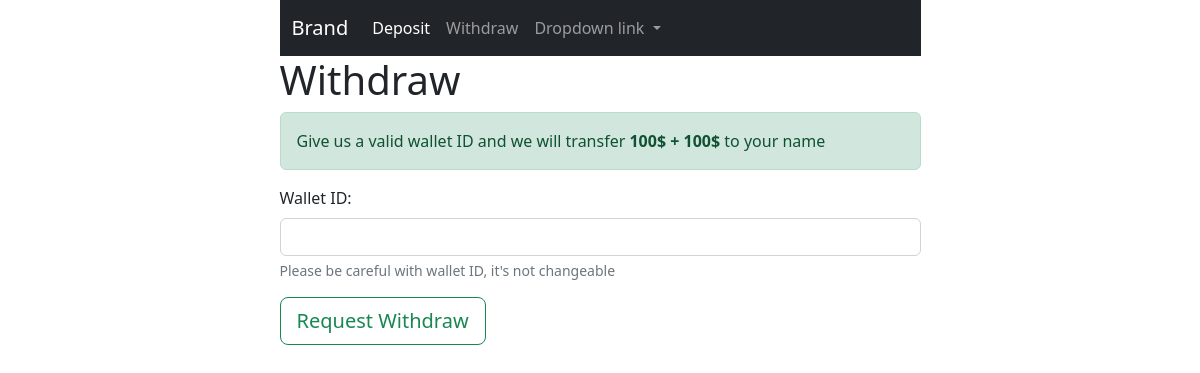
/withdraw (signed in), run on an earlier commit of the app's database.
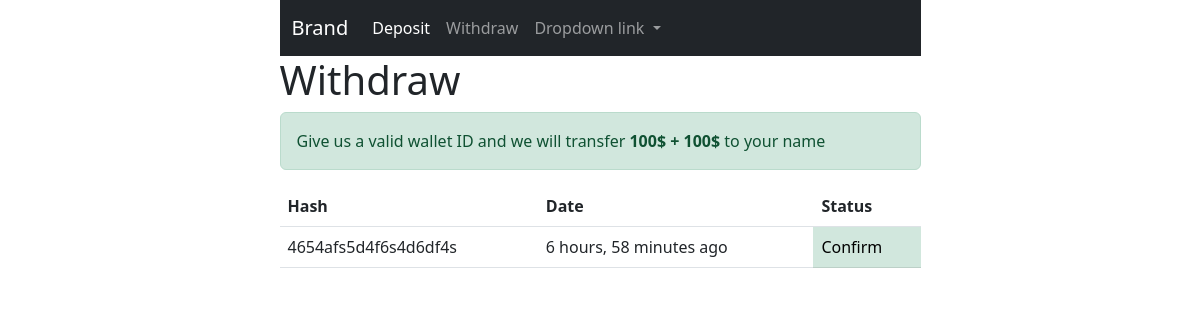
And on a later commit of the database.
### financial/models.py (models this page shows, shortened)
class Withdraw(models.Model):
    user = models.ForeignKey(User, on_delete=models.CASCADE)
    date = models.DateTimeField(verbose_name="Date", auto_now_add=True, null=True)
    is_decline = models.BooleanField(default=False, help_text='cant pay')
    is_approved = models.BooleanField(default=False, help_text='Everything is ok and payed')
    wallet_id = models.CharField(max_length=1000, verbose_name='Wallet Address', null=False, blank=False,
                                 help_text='Wallet ID of user')
    hash = models.CharField(max_length=1000, verbose_name='Transaction HASH or TXID', null=True, blank=True,
                            help_text='ID of transaction of money to the user')
    objects = WithdrawManager()

### financial/views.py (the view)
# urls.py: path('withdraw', withdraw, name='withdraw'),
@login_required(login_url='/login')
def withdraw(request):
    is_withdraw_ok = False
    if Deposit.objects.check_deposit(request.user):
        users_status = AccessToken.objects.check_user_status(request.user)
        if users_status:
            access_tokens = AccessToken.objects.filter(representative=request.user)
            for access_token in access_tokens:
                access_token_user = Deposit.objects.check_deposit(access_token.user)
                if not access_token_user:
                    is_withdraw_ok = False
                    break
                is_withdraw_ok = True
    withdraw_form = WithdrawForm(request.POST or None)
    if request.method == "POST" and is_withdraw_ok:
        if withdraw_form.is_valid():
            wallet_id = withdraw_form.cleaned_data['wallet_id']
            Withdraw.objects.create(user=request.user, wallet_id=wallet_id)
            messages.success(request, 'Withdraw request hase been sent')
            return redirect('financial:withdraw')
    is_withdraw_exist_approved = Withdraw.objects.is_withdraw_exist_approved(request.user)
    withdraw_list = Withdraw.objects.filter(user=request.user)
    context = {
        'is_withdraw_ok': is_withdraw_ok,
        'withdraw_form': withdraw_form,
        'is_withdraw_exist_approved': is_withdraw_exist_approved,
        'withdraw_list': withdraw_list,
    }
    return render(request, 'financial/withdraw.html', context)

### financial/forms.py
class WithdrawForm(forms.Form):
    wallet_id = forms.CharField(widget=forms.TextInput(
        attrs={
            'placeholder': '',
            'name': 'wallet_id',
            'id': 'wallet_id',
            'class': 'form-control',
        }
    ))

### access_token/models.py (called while the page is built)
    def check_user_status(self, user):
        access_tokens = AccessToken.objects.filter(representative=user)
        for at in access_tokens:
            if at.user is None:
                return False
        return True

### financial/models.py (called while the page is built)
    def is_withdraw_exist_approved(self, user):
        withdraw_list = Withdraw.objects.filter(user__email=user)
        for withdraw in withdraw_list:
            if not withdraw.is_approved and not withdraw.is_decline:
                return True
            if withdraw.is_approved:
                return True
        return False

    def check_deposit(self, user):
        deposit_list = Deposit.objects.filter(user__email=user)
        for deposit in deposit_list:
            if deposit.is_approved:
                return True
        return False

### users/models.py (called while the page is built)
    def __str__(self):
        return self.email

### templates/financial/withdraw.html (shortened to what this page needs)
{% extends 'shared/base.html' %}
{% load widget_tweaks %}
{% block content %}
    <h1>Withdraw</h1>
    <div class="alert alert-success">
        Give us a valid wallet ID and we will transfer <strong>100$ + 100$</strong> to your name
    </div>
    {% if is_withdraw_ok and not is_withdraw_exist_approved %}
        <form action="{% url 'financial:withdraw' %}" method="POST">
            <div class="mb-3">
                <label for="{{ withdraw_form.wallet_id.id_for_label }}" class="form-label">Wallet ID: </label>
                {{ withdraw_form.wallet_id|add_error_class:"is-invalid" }}
                <div id="hash-help" class="form-text">Please be careful with wallet ID, it's not changeable</div>
            </div>
            <button type="submit" class="btn btn-outline-success btn-lg">
                Request Withdraw
            </button>
        </form>
    {% elif is_withdraw_exist_approved and is_withdraw_ok %}
        <table class="table">
            <thead>
            <tr>
                <th scope="col">Hash</th>
                <th scope="col">Date</th>
                <th scope="col">Status</th>
            </tr>
            </thead>
            <tbody>
            {% for withdraw in withdraw_list %}
                <tr>
                    <td>
                        {% if withdraw.hash is None %}
                            -
                        {% else %}
                            {{ withdraw.hash }}
                        {% endif %}
                    </td>
                    <td>{{ withdraw.date|timesince }} ago</td>
                    {% if withdraw.is_approved and not withdraw.is_decline %}
                        <td class="table-success">Confirm</td>
                    {% elif not withdraw.is_approved and withdraw.is_decline %}
                        <td class="table-danger">Rejected</td>
                    {% else %}
                        <td class="table-warning">Waiting</td>
                    {% endif %}
                </tr>
            {% endfor %}
            </tbody>
        </table>
    {% else %}
        <div class="alert alert-info">
            if you are eligible for withdraw you can see the form. be sure Deposit of you and 3 other user are confirmed
            for withdraw request
        </div>
    {% endif %}
{% endblock %}

### templates/shared/base.html (shortened to what this page needs)
{% load static %}
<!DOCTYPE html>
<html lang="en">
<head>
    {% include 'shared/header.html' %}
</head>
<body>
<div class="container">
    <div class="row justify-content-md-center">
        <div class="col col-lg-2"></div>
        <div class="col-md-7">
            {% include 'shared/navbar.html' %}
            {% block content %}{% endblock %}
        </div>
        <div class="col col-lg-2"></div>
    </div>
</div>
</body>
</html>

### templates/shared/header.html (shortened to what this page needs)
{% load static %}
<link rel="stylesheet" href="{% static 'css/bootstrap.css' %}">

### templates/shared/navbar.html (shortened to what this page needs)
<nav class="navbar navbar-expand-lg navbar-dark bg-dark">
    <div class="container-fluid">
        {% if request.user.is_superuser %}
            <a class="navbar-brand" href="admin" target="_blank">Admin</a>
        {% else %}
            <a class="navbar-brand" href="/">Brand</a>
        {% endif %}
        <div class="collapse navbar-collapse" id="navbarNavDropdown">
            <ul class="navbar-nav">
                <li class="nav-item">
                    <a class="nav-link active" aria-current="page" href="{% url 'financial:deposit' %}">Deposit</a>
                </li>
                <li class="nav-item">
                    <a class="nav-link" aria-current="page" href="{% url 'financial:withdraw' %}">Withdraw</a>
                </li>
                <li class="nav-item dropdown">
                    <a class="nav-link dropdown-toggle" href="#" id="navbarDropdownMenuLink" role="button"
                       data-bs-toggle="dropdown" aria-expanded="false">
                        Dropdown link
                    </a>
                </li>
            </ul>
        </div>
    </div>
</nav>

What changed in the data, as far as the page shows it:
added Withdraw: hash "4654afs5d4f6s4d6df4s", date "6 hours, 58 minutes", is_approved "Confirm"
Also different on the page:
text no longer shown: "Wallet ID: Please be careful with wallet ID, it's not changeable Request Withdraw"
text now shown: "Hash Date Status"
